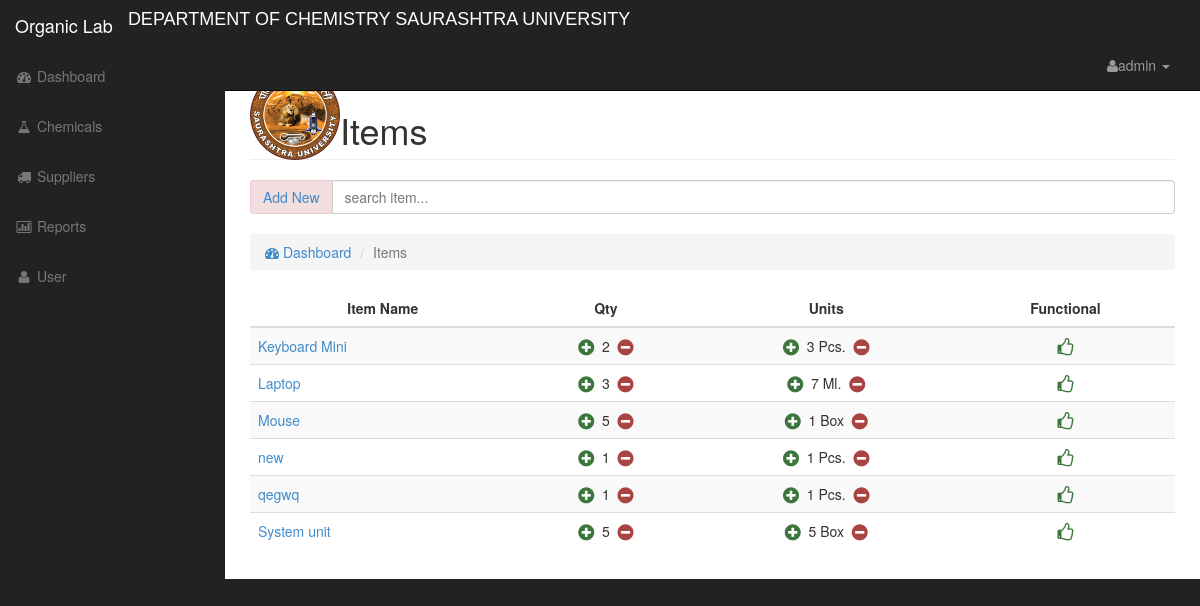
The app's page /items.php (signed in) with its own data.
### tables this page shows
CREATE TABLE `items` (
  `id` int NOT NULL AUTO_INCREMENT,
  `name` varchar(50) NOT NULL,
  `description` text NOT NULL,
  `qty` varchar(50) NOT NULL,
  `unit` varchar(50) NOT NULL,
  `unitsign` varchar(50) NOT NULL,
  `remark` varchar(50) NOT NULL,
  `image` varchar(50) NOT NULL,
  `supplier` varchar(50) NOT NULL,
  `dateIn` varchar(50) NOT NULL,
  `dateUpdated` varchar(50) NOT NULL,
  `createdBy` varchar(50) NOT NULL,
  `updatedBy` varchar(50) NOT NULL,
  PRIMARY KEY (`id`)
);

### data/db1.php (called while the page is built, shortened)
<?php
    $db = 'cinventory';
?>

### data/item.php (called while the page is built, shortened)
<?php
    class Itemdata {
        function getitems(){
        include('db1.php');
           $query = "SELECT * from items order by name asc";
            $result = mysqli_query($conn,$query);
            return $result;
        }
    }
?>

### items.php (the view, shortened to what this page needs)
<?php include('include/header.php'); ?>
<?php include('include/sidebar.php'); ?>
<?php
    include('data/item.php');
    $dataitem = new Itemdata();
?>
        <div id="page-wrapper">
            <div class="container-fluid">
                <div class="row">
                    <div class="col-lg-12" style="margin-top: 10px;">
                        <img src="/inventoryphp/organic/upload/logo.png" height="90" align="left" >
                        <h1 class="page-header">
                            Items
                        </h1>
                        <div class="input-group">
                            <span class="input-group-addon alert-danger"><a href="#additem_modal" data-toggle="modal" class="clearitemid">Add New</a></span>
                            <input type="text" class="form-control" id="searchitem" placeholder="search item...">
                        </div>
                        <br />
                        <ol class="breadcrumb">
                            <li><a href="index.php"><i class="fa fa-dashboard"></i> Dashboard</a></li>
                            <li class="active">Items</li>
                        </ol>
                    </div>
                </div>
                <div class="row">
                    <div class="col-lg-12">
                        <div class="table-responsive">
                            <table class="table table-hover table-striped">
                                <thead>
                                    <tr>
                                        <th>Item Name</th>
                                        <th>Qty</th>
                                        <th>Units</th>
                                        <th>Functional</th>
                                    </tr>
                                </thead>
                                <tbody class="table-item">
                                        <?php $item = $dataitem->getitems(); ?>
                                        <?php while($row = mysqli_fetch_array($item)): ?>
                                            <tr>
                                                <td><a href="edititem.php?id=<?php echo $row['id'];?>"><?php echo $row['name'];?></a></td>
                                                <td class="text-center">
                                                    <a href="data/item.php?p=updateqty&op=plus&id=<?php echo $row['id'];?>"><i class="text-success fa fa-plus-circle fa-lg"></a></i>
                                                    &nbsp;<?php echo $row['qty'];?>&nbsp;
                                                    <a href="data/item.php?p=updateqty&op=minus&id=<?php echo $row['id'];?>"><i class="text-danger fa fa-minus-circle fa-lg"></a></i>
                                                </td>
                                                <td class="text-center">
                                                    <a href="data/item.php?p=updateunit&op=plus&id=<?php echo $row['id'];?>"><i class="text-success fa fa-plus-circle fa-lg"></i></a>&nbsp;
                                                    <?php echo $row['unit'].' '.$row['unitsign'];?>
                                                    &nbsp;<a href="data/item.php?p=updateunit&op=minus&id=<?php echo $row['id'];?>"><i class="text-danger fa fa-minus-circle fa-lg"></a></i>
                                                </td>
                                                <td class="text-center">
                                                    <?php if($row['remark']=='Functional'){
                                                        $class = "fa fa-thumbs-o-up fa-lg text-success";
                                                        $op = 'disable';
                                                    }else{
                                                        $class = "fa fa-thumbs-o-down fa-lg text-danger";
                                                        $op = 'enable';
                                                    }
                                                ?>
                                                <a href="data/item.php?p=updateremark&op=<?php echo $op?>&id=<?php echo $row['id'];?>"><i class="<?php echo $class?>"></i>
                                                </td>
                                            </tr>
                                        <?php endwhile; ?>
                                </tbody>
                            </table>
                        </div>
                    </div>
                </div>
            </div>
        </div>
    </div>
<?php include('include/footer.php'); ?>

### css/sb-admin.css (style rules this page uses)
body { margin-top: 100px; background-color: #222; }
@media (min-width:768px) { body { margin-top: 50px; } }
#page-wrapper { width: 100%; padding: 0; background-color: #fff; }
@media (min-width:768px) { #page-wrapper { padding: 10px; } }

### css/mystyle.css (style rules this page uses)
table th { text-align: center; }
.fa { cursor: pointer; }

### records on screen
items: name "Keyboard Mini", qty "2", unit "3", unitsign "Pcs."
items: name "Laptop", qty "3", unit "7", unitsign "Ml."
items: name "Mouse", qty "5", unit "1", unitsign "Box"
items: name "new", qty "1", unit "1", unitsign "Pcs."
items: name "qegwq", qty "1", unit "1", unitsign "Pcs."
items: name "System unit", qty "5", unit "5", unitsign "Box"
